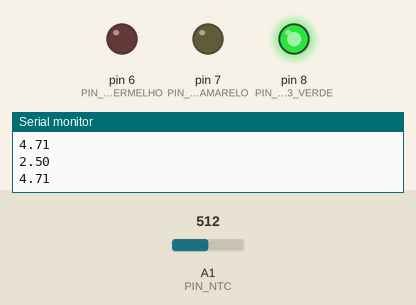
A sketch run on a simulated Arduino Mega 2560, built with avr-gcc and run on an emulated ATmega2560. Shown: output pins drawn as LEDs (lit = HIGH), the last lines printed to the serial monitor. The inputs (shaded band) are chosen by the test bench; at power-on: A1 (PIN_NTC) = 512.

Above: at 3.2 s.
3.3 s: A1 (PIN_NTC) set to 708
4.8 s: A1 (PIN_NTC) set to 736
At 5.3 s:
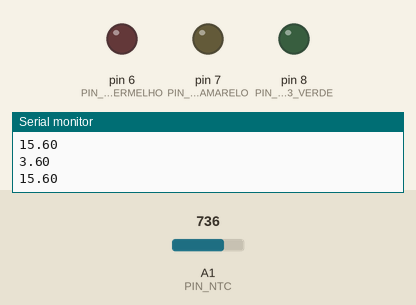
6.3 s: A1 (PIN_NTC) set to 986
7.8 s: A1 (PIN_NTC) set to 1007
At 9.0 s:
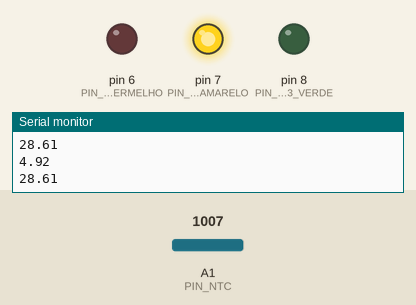
9.3 s: A1 (PIN_NTC) set to 900
At 10.5 s:
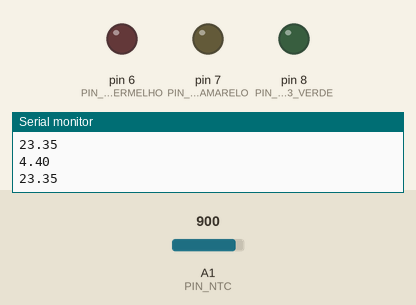
10.8 s: A1 (PIN_NTC) set to 1023
At 11.3 s:
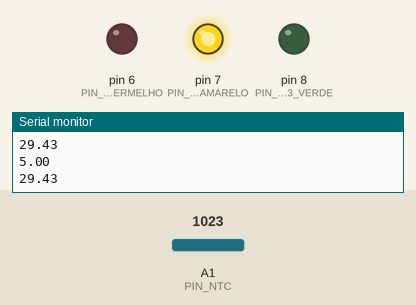
Timing chart, 0 to 13.3 s (numbered marks = the images above; inputs shaded):
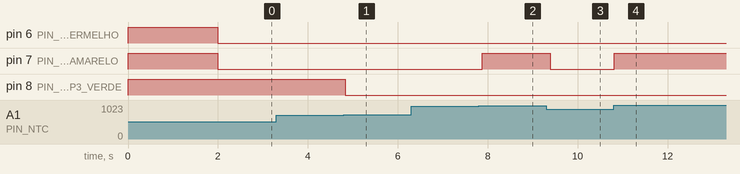

Measured:
- the behaviour switches between 723 and 724 on A1 (PIN_NTC) (found by bisection; images 0 and 1)
- the behaviour switches between 994 and 995 on A1 (PIN_NTC) (found by bisection; images 1 and 2)
- after the input at 4.8 s, pin 8 (PIN_LED_EP3_VERDE): HIGH → LOW at once
- after the input at 7.8 s, pin 7 (PIN_LED_EP3_AMARELO): LOW → HIGH after 0.08 s
- after the input at 9.3 s, pin 7 (PIN_LED_EP3_AMARELO): HIGH → LOW after 0.09 s
- after the input at 10.8 s, pin 7 (PIN_LED_EP3_AMARELO): LOW → HIGH at once

The sketch:

EP3.ino
```cpp
/**
 * @file EP3.ino
 * @brief SMART HOME: EP3
 * @date - 2017-12-
 * @authors Afonso (2130653) & Natanael (2110634)
 * @state OK
 */

/**
 * LIGAÇÕES: @Arduino 'Mega 2560'
 * 5V -> USB
 * GND -> breadboard
 * A1 -> AmpOp8032 pin 1
 * pin 6 -> R. 330 Ohm + Led Vermelho
 * pin 7 -> R. 330 Ohm + Led Amarelo
 * pin 8 -> R. 330 Ohm + Led Verde
 *
 * @NTC
 * + -> 5V
 * - -> AmpOp8032 p3 + R 3600 Ohn + GND
 *
 * AmpOp8032
 * 1 -> A1
 * 2 -> R1 + GND e R2 + AmpOp8032 p1
 * 3 -> - NTC + R 3600 Ohn, GND
 * 4 -> GND
 * 8 -> 5V
 *
 *  * Ecrã
 * 1 -> A1
 * 2 -> R1 + GND e R2 + AmpOp8032 p1
 * 3 -> - NTC + R 3600 Ohn, GND
 * 4 -> GND
 * 8 -> 5V
 *
 * @led vervelho
 * + -> R 330 Ohm + pin 8
 * - -> GND
*
 * @led amarelo
 * + -> R 330 Ohm + pin 7
 * - -> GND
 *
 * @led verde
 * + -> R 330 Ohm + pin 6
 * - -> GND
 */

// Constantes usadas no programa
const int PIN_NTC = A1;
const int PIN_LED_EP3_VERMELHO =  6;
const int PIN_LED_EP3_AMARELO =  7;
const int PIN_LED_EP3_VERDE =  8;

// Valores pré-definidos no enunciado
/**
Parâmetros do sensor: β = 4090 K; R0(t = 25 °C) = 3,3 kΩ.
R1(t = 30 °C) = ????? kΩ
*
Temperaturas:
• T ≤ 15 °C ⇒ apenas LED verde aceso;
• 15 °C < T ≤ 28 °C ⇒todos os LEDs apagados;
• 28 °C < T ≤ 30 °C ⇒apenas LED amarelo aceso;
• T > 30 °C ⇒ apenas LED vermelho aceso.
*/
const float GANHO_NTC = 1.75;
const int R1 = 3600;
const int VIN = 5;
const float T0 = 298.15;// 25ºC
const int BETA = 4090;
const int R0 = 3300;
const float KELVIN = 273.15;
const int TREF1 = 15;
const int TREF2 = 28;
const int TREF3 = 30;
const float TMPOSC = 0.5;
//para validar se faz print de temperatura no ecrã
float tNTCp = 0.0;

// Declaração de funções

void setup() {
  Serial.begin (9600);
  pinMode(PIN_LED_EP3_VERMELHO, OUTPUT);
  pinMode(PIN_LED_EP3_AMARELO, OUTPUT);
  pinMode(PIN_LED_EP3_VERDE, OUTPUT);

  digitalWrite(PIN_LED_EP3_VERMELHO, HIGH);
  digitalWrite(PIN_LED_EP3_AMARELO, HIGH);
  digitalWrite(PIN_LED_EP3_VERDE, HIGH);
  delay(2000);
  digitalWrite(PIN_LED_EP3_VERMELHO, LOW);
  digitalWrite(PIN_LED_EP3_AMARELO, LOW);
  digitalWrite(PIN_LED_EP3_VERDE, LOW);
}

void loop() {

  // Leitura do Vout do NTC (V_NTC)
  int sensorValue = analogRead(PIN_NTC);

  // Converter leitura analogica para voltagem
  float voltage = sensorValue * (5.0 / 1023.0);
  //para Debug
  Serial.println(voltage);

  //Calcular rNTC
  float rNTC = (( R1 * 5) / (voltage / GANHO_NTC)) - R1;
  //calcular temp cº
  float tNTC = 1.0 / ((1.0 / T0) + ((1.0 / BETA) * log(rNTC / R0))) - KELVIN;
  //para debug
  Serial.println(tNTC);

  //Fazer print da temperatura se alteraç\ao de 0,5 graus
  if(tNTC > (tNTCp + TMPOSC) || tNTC < (tNTCp - TMPOSC) ){
    tNTCp = tNTC;
    Serial.print("Temperatura Cº: ");
    Serial.println(tNTCp);
  }

    // LED - Verde
  if (tNTC <= TREF1) {
    digitalWrite(PIN_LED_EP3_VERDE, HIGH);
  } else {
      digitalWrite(PIN_LED_EP3_VERDE, LOW);
    }
  // LED - Amarelo
  if (tNTC > TREF2 && tNTC <= TREF3) {
    digitalWrite(PIN_LED_EP3_AMARELO, HIGH);
  } else {
      digitalWrite(PIN_LED_EP3_AMARELO, LOW);
    }
  // LED - Vermelho
  if (tNTC > TREF3) {
    digitalWrite(PIN_LED_EP3_VERMELHO, HIGH);
  } else {
      digitalWrite(PIN_LED_EP3_VERMELHO, LOW);
    }
  delay(100);
}
```
